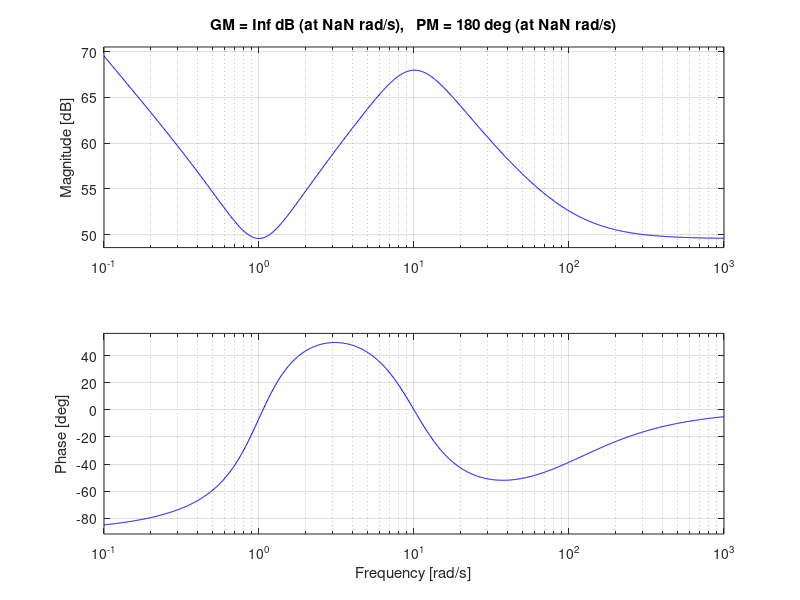

Source code (MATLAB):
%%% Spec 5

%% Define the system
Gp = tf([6, 600], [20, 240, 2000, 0]);


%% See the uncompensated performance characteristics
Gol_u = Gp;
Gcl_u = feedback(Gp, 1);

[~, PM, ~, ~] = margin(Gol_u)

s = tf('s');
e_ss_ramp = abs((1 - dcgain(Gcl_u/s))/1)

wt = 10;
Tre = feedback(1, Gp);
[tracking_error, ~, ~] = bode(Tre, wt);
tracking_error = tracking_error*100

% There are some accuracy issues
% Some PM can be afforded and accuracy is needed, so try phase-lag

%% Phase-lag initial design

% We'll have a phase-margin of just over 60 deg if wpm is 4.2rad/s, we need
% to find the gain increase that gives this
mag_un = bode(Gol_u, 4.2)
Kc = 1/mag_un

% Determine alpha
track_gain_unkc = bode(feedback(1, Kc*Gp), 10)
% We need a gain of at least 2000 at wt=10 to hit the tracking accuracy
% requirements. It is currently 0.0251, so increase gain by
alpha_min = 2000/track_gain_unkc
% Let's use 2e3
alpha = 2e3

% Determine corner frequency
[~, ~, ~, wc_unkc] = margin(Kc*Gol_u)
% wc_unkc = initial wpm as expected
wcorner = wc_unkc / 5
tau = 1/wcorner

%% Phase-lag implementation
Gc = alpha*tf([tau, 1], [alpha*tau, 1]) % Need to make type 1 system
Kc = Kc; % Needed for stability

Gcl = feedback(Kc*Gc*Gp, 1);
Gol = Kc*Gc*Gp;

[~, PM, ~, ~] = margin(Gol)

Kbode = bode(Gol, eps);
e_ss_ramp = 100/Kbode

wt = 10;
Tre = feedback(1, Kc*Gc*Gp);
[tracking_error, ~, ~] = bode(Tre, wt);
tracking_error = tracking_error*100

% Get performance

% Phase-lag has too much loss in accuracy, try PID now

%% PID initial design
% Plot uncomponsated system
margin(1000*tf([1, 1, 1], 1)*Gp); % We know right away that an extra zero will be needed

Gol = 1000*tf([1, 1, 1], 1)*Gp;
Gcl = feedback(Gol, 1);

[~, PM, ~, ~] = margin(Gol)

kbode = bode(Gol, eps);
e_ss_ramp = 100/kbode

wt = 10;
Tre = feedback(1, Gol);
[tracking_error, ~, ~] = bode(Tre, wt);
tracking_error = tracking_error*100


%% Answer
% System passes

Ts5=NaN;
Nf5=NaN;
K5=NaN;
Nc5 = [1000, 1000, 1000]
Dc5 = [1]
